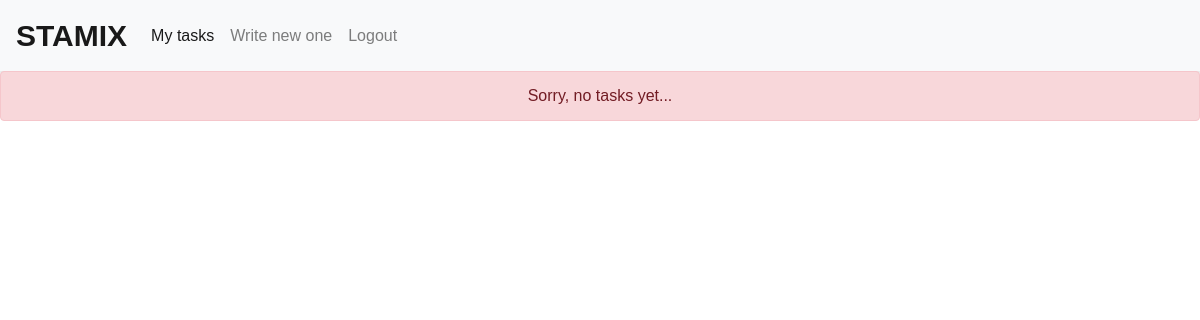
The page / (signed in) on the database as committed earlier.
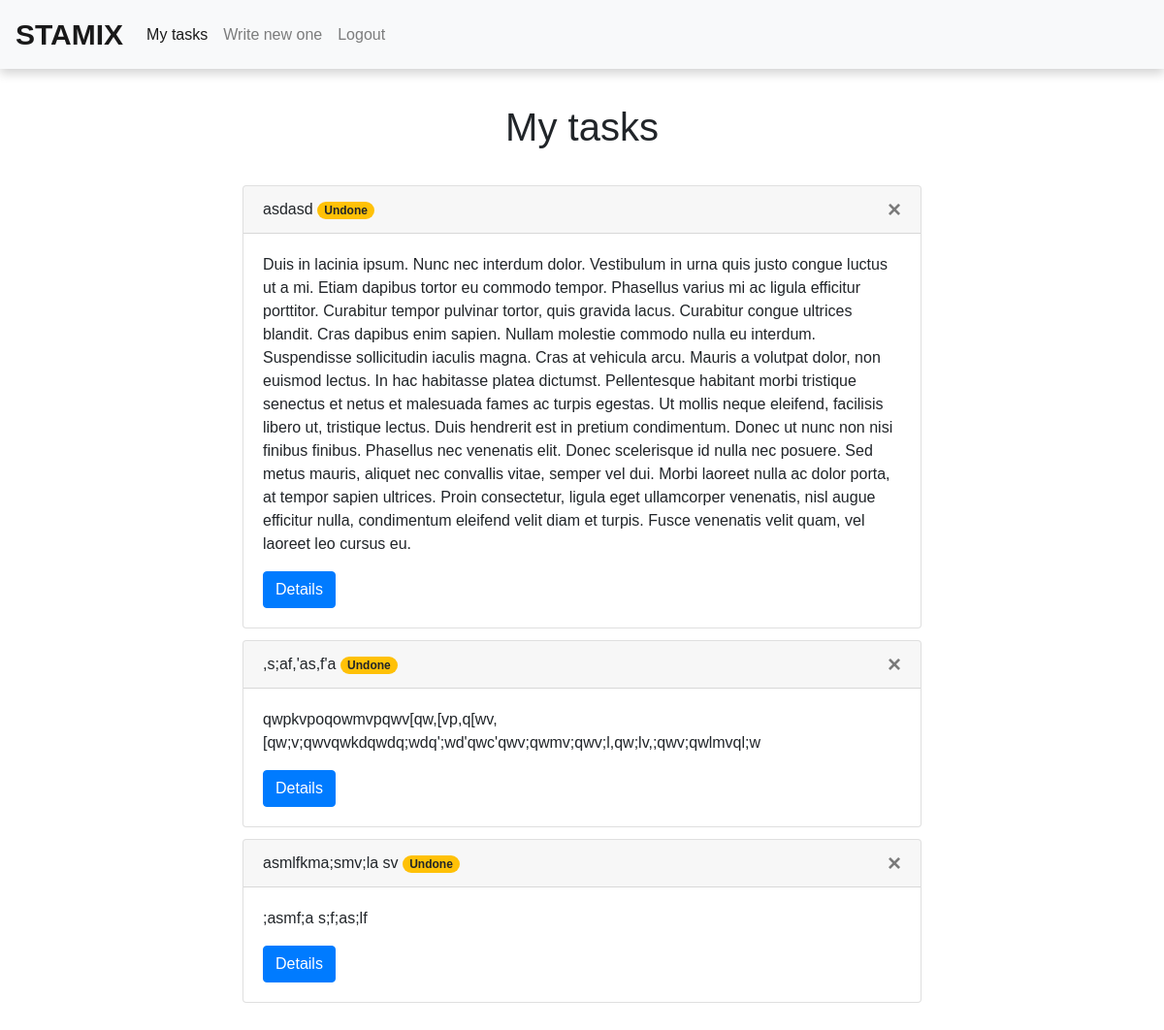
The same page on the database as committed later.
### main/models.py (models this page shows, shortened)
class Task(models.Model):
    STATUS_CHOICES = (
                    ('Done', 'Done'),
                    ('Undone', 'Undone')
                    )
    user = models.ForeignKey(User, on_delete=models.CASCADE, null=True, blank=True)
    title = models.CharField('Name', max_length=60)
    task = models.TextField('Description')
    publish = models.DateTimeField(default=timezone.now)
    status = models.CharField(max_length=10, choices=STATUS_CHOICES, default='Undone')
    class Meta:
        verbose_name = 'TASK'
        verbose_name_plural = 'TASKS'

### main/views.py (the view)
# urls.py: path('', views.index, name='index'),
@login_required
def index(request):
    tasks = Task.objects.filter(user=request.user.id).order_by('-id')
    return render(request, 'main/index.html', {'title': 'My tasks', 'tasks': tasks})

### main/templates/main/index.html (shortened to what this page needs)
{% extends "main/base.html" %}
{% block href%}
<li class="nav-item active">
  <a class="nav-link" href="{% url 'index' %}">My tasks<span class="sr-only">(current)</span></a>
</li>
<li class="nav-item">
  <a class="nav-link" href="{% url 'new_task' %}">Write new one</a>
</li>
{% endblock %}
{% block list %}
  {% if tasks %}
  <div style="max-width: 70%; margin: 3% 15% 3% 15%;">
    <h1 style="text-align: center;">My tasks</h1>
  </div>
    <div style="margin-bottom: 3%;">
      {% for el in tasks %}
      <div class="outer">
        <div class="card" style="width: 100%; max-width: 700px; margin: 1% auto;">
          <div class="card-header">
            {% if el.status == 'Done' %}
            <s>{{ el.title }}</s>
            <span class="badge badge-pill badge-success">{{ el.status }}</span>
            {% else %}
            {{ el.title }}
            <span class="badge badge-pill badge-warning">{{ el.status }}</span>
            {% endif %}
            <a href="delete/{{ el.id }}">
              <button type="button" class="close">
                <form method="post" action="">
                  &times;
                </form>
              </button>
            </a>
          </div>
          <div class="card-body">
            {% if el.status == 'Done' %}
              <p class="card-text"><s>{{ el.task }}</s></p>
              <a href="{% url 'task_detail' pk=el.pk %}" class="btn btn-primary">Details</a>
            {% else %}
              <p class="card-text">{{ el.task }}</p>
              <a href="{% url 'task_detail' pk=el.pk %}" class="btn btn-primary">Details</a>
            {% endif %}
          </div>
        </div>
      {% endfor %}
    </div>
  {% else %}
    <div style="text-align: center; justify-content: center;">
      <div class="alert alert-danger" role="alert">
        Sorry, no tasks yet...
      </div>
    </div>
  {% endif %}
{% endblock %}

### main/templates/main/base.html (shortened to what this page needs)
<!DOCTYPE html>
{% load static %}
<html lang="en">
<head>
    <link rel="stylesheet" href="https://stackpath.bootstrapcdn.com/bootstrap/4.3.1/css/bootstrap.min.css">
</head>
<body style="font-family: 'Raleway', sans-serif;">
    <nav class="navbar navbar-expand-lg navbar-light bg-light" style="color: black; box-shadow: 0px 5px 10px rgb(212, 212, 212);">
        <a class="navbar-brand" style="font-size: 30px;" href="{% url 'index' %}">
            <b>STAMIX</b>
        </a>
        <div class="collapse navbar-collapse" id="navbarNav">
            <ul class="navbar-nav">
                {% if user.is_authenticated %}
                    {% block href %}
                    {% endblock %}
                {% endif %}
                <li class="nav-item">
                    <div class="navbar-nav">
                        {% if user.is_authenticated %}
                            <a class="nav-item nav-link" href="{% url 'logout' %}">Logout</a>
                        {% else %}
                            <a class="nav-link" href="{% url 'login' %}">Login</a>
                            <a class="nav-link" href="{% url 'register' %}">Register</a>
                        {% endif %}
                    </div>
                </li>
            </ul>
        </div>
    </nav>
    {% block list %}
    {% endblock %}
</body>
</html>

Rows that differ between the two databases and show on the page:
added Task: title "asdasd", status "Undone", task "Duis in lacinia ipsum. Nunc nec interdum dolor. Vestibulum in urna quis justo congue luctus ut a mi. Etiam dapibus tortor eu commodo tempor. Phasellus varius mi ac ligula efficitur porttitor. Curabitur tempor pulvinar tortor, quis gravida lacus. Curabitur congue ultrices blandit. Cras dapibus enim sapien. Nullam molestie commodo nulla eu interdum. Suspendisse sollicitudin iaculis magna. Cras at vehicula arcu. Mauris a volutpat dolor, non euismod lectus. In hac habitasse platea dictumst. Pellentesque habitant morbi tristique senectus et netus et malesuada fames ac turpis egestas. Ut mollis neque eleifend, facilisis libero ut, tristique lectus. Duis hendrerit est in pretium condimentum. Donec…"
added Task: title ",s;af,'as,f'a", status "Undone", task "qwpkvpoqowmvpqwv[qw,[vp,q[wv,[qw;v;qwvqwkdqwdq;wdq';wd'qwc'qwv;qwmv;qwv;l,qw;lv,;qwv;qwlmvql;w"
added Task: title "asmlfkma;smv;la sv", status "Undone", task ";asmf;a s;f;as;lf"
Other text that changed with them:
text no longer shown: "Sorry, no tasks yet..."
text now shown: "My tasks"
